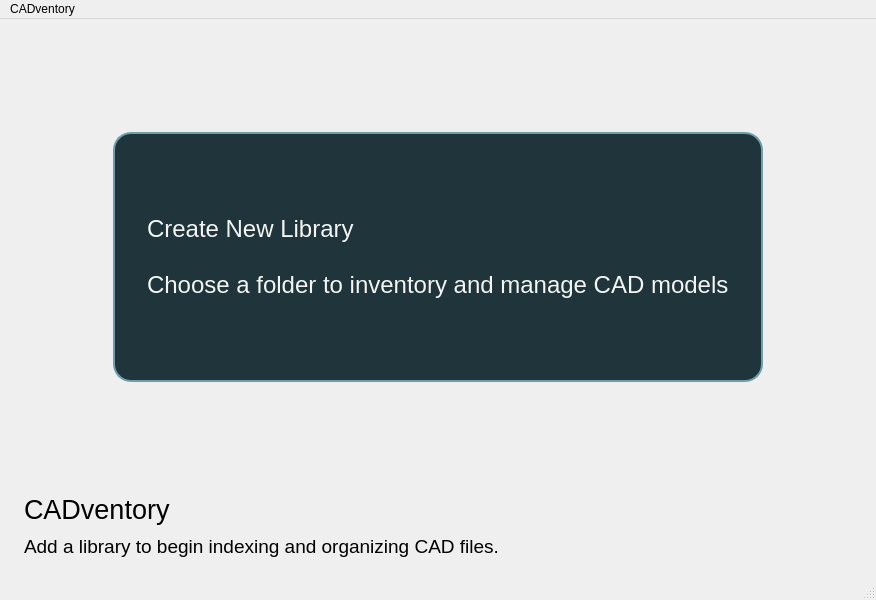
<?xml version="1.0" encoding="UTF-8"?>
<ui version="4.0">
 <class>MainWindow</class>
 <widget class="QMainWindow" name="MainWindow">
  <property name="geometry">
   <rect>
    <x>0</x>
    <y>0</y>
    <width>876</width>
    <height>600</height>
   </rect>
  </property>
  <property name="windowTitle">
   <string>MainWindow</string>
  </property>
  <widget class="QWidget" name="centralwidget">
   <layout class="QVBoxLayout" name="centralLayout">
    <property name="leftMargin">
     <number>0</number>
    </property>
    <property name="topMargin">
     <number>0</number>
    </property>
    <property name="rightMargin">
     <number>0</number>
    </property>
    <property name="bottomMargin">
     <number>0</number>
    </property>
    <item>
     <widget class="QWidget" name="librarywidget" native="true"/>
    </item>
    <item>
     <widget class="QWidget" name="origin" native="true">
    <layout class="QVBoxLayout" name="originLayout">
     <property name="leftMargin">
      <number>24</number>
     </property>
     <property name="topMargin">
      <number>24</number>
     </property>
     <property name="rightMargin">
      <number>24</number>
     </property>
     <property name="bottomMargin">
      <number>20</number>
     </property>
     <property name="spacing">
      <number>10</number>
     </property>
     <item>
    <widget class="QWidget" name="gridLayoutWidget">
     <property name="sizePolicy">
      <sizepolicy hsizetype="Expanding" vsizetype="Expanding">
       <horstretch>0</horstretch>
       <verstretch>1</verstretch>
      </sizepolicy>
     </property>
     <layout class="QGridLayout" name="gridLayout">
      <property name="sizeConstraint">
       <enum>QLayout::SizeConstraint::SetDefaultConstraint</enum>
      </property>
      <property name="topMargin">
       <number>1</number>
      </property>
      <property name="bottomMargin">
       <number>20</number>
      </property>
      <item row="0" column="0">
       <widget class="QPushButton" name="addLibraryButton">
        <property name="enabled">
         <bool>true</bool>
        </property>
        <property name="sizePolicy">
         <sizepolicy hsizetype="Fixed" vsizetype="Fixed">
          <horstretch>0</horstretch>
          <verstretch>0</verstretch>
         </sizepolicy>
        </property>
        <property name="minimumSize">
         <size>
          <width>430</width>
          <height>250</height>
         </size>
        </property>
        <property name="baseSize">
         <size>
          <width>430</width>
          <height>250</height>
         </size>
        </property>
        <property name="font">
         <font>
          <pointsize>18</pointsize>
         </font>
        </property>
        <property name="mouseTracking">
         <bool>false</bool>
        </property>
        <property name="autoFillBackground">
         <bool>false</bool>
        </property>
        <property name="text">
         <string>Create New Library

Choose a folder to inventory and manage CAD models</string>
        </property>
        <property name="toolTip">
         <string>Choose a CAD library folder to index</string>
        </property>
        <property name="iconSize">
         <size>
          <width>64</width>
          <height>64</height>
         </size>
        </property>
        <property name="styleSheet">
         <string notr="true">QPushButton {
    background-color: #1f343b;
    border: 2px solid #6e9eaa;
    border-radius: 18px;
    color: #f4f5f3;
    padding: 32px;
    text-align: left;
}
QPushButton:hover {
    background-color: #29464f;
    border-color: #a8d1da;
}
QPushButton:pressed {
    background-color: #18292f;
}</string>
        </property>
        <property name="checkable">
         <bool>false</bool>
        </property>
        <property name="flat">
         <bool>false</bool>
        </property>
       </widget>
      </item>
     </layout>
    </widget>
     </item>
     <item>
    <widget class="QLabel" name="appNameVersionLabel">
     <property name="font">
      <font>
      <pointsize>20</pointsize>
      </font>
     </property>
     <property name="text">
      <string>CADventory</string>
     </property>
    </widget>
     </item>
     <item>
    <widget class="QLabel" name="indexingStatus">
     <property name="font">
      <font>
      <pointsize>14</pointsize>
      </font>
     </property>
     <property name="text">
      <string>Add a library to begin indexing and organizing CAD files.</string>
     </property>
    </widget>
     </item>
    </layout>
     </widget>
    </item>
   </layout>
  </widget>
  <widget class="QStatusBar" name="statusbar"/>
  <widget class="QMenuBar" name="menubar">
   <property name="geometry">
    <rect>
     <x>0</x>
     <y>0</y>
     <width>876</width>
     <height>24</height>
    </rect>
   </property>
   <widget class="QMenu" name="menuCADventory_0_1_0">
    <property name="title">
     <string>CADventory</string>
    </property>
   </widget>
   <addaction name="menuCADventory_0_1_0"/>
  </widget>
 </widget>
 <resources/>
 <connections/>
</ui>
